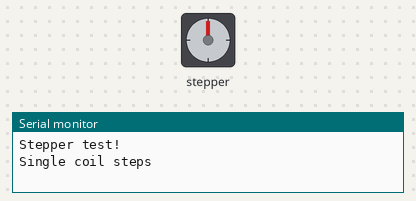
The sketch below on a simulated Arduino Uno, built with avr-gcc and run on an emulated ATmega328P. On the bench: stepper motor, the last lines printed to the serial monitor. Stepper angles assume 2052 steps per turn.

Above: at 0.15 s.
At 9.89 s:
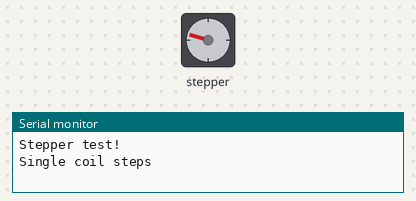
At 19.95 s:
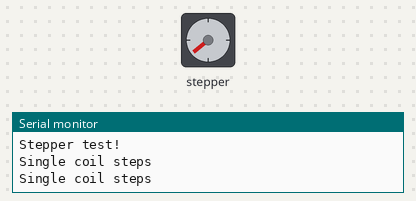
At 39.65 s:
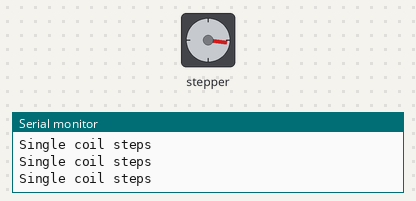
Timing chart, 0 to 40.0 s (numbered marks = the images above):
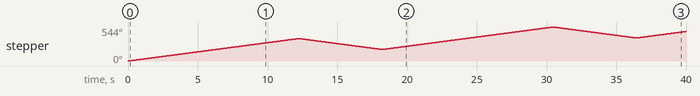

Measured:
- by itself, stepper: turns 359° clockwise in 12.2 s, then 175° counter-clockwise in 5.9 s, then 360° clockwise in 12.2 s, then 175° counter-clockwise in 5.9 s, and so on

The sketch:

StepperExptWithShield.ino
```cpp
/*
This is a test sketch for the Adafruit assembled Motor Shield for Arduino v2
It won't work with v1.x motor shields! Only for the v2's with built in PWM
control

For use with the Adafruit Motor Shield v2
---->	http://www.adafruit.com/products/1438
*/


#include <Wire.h>
#include <Adafruit_MotorShield.h>
#include "utility/Adafruit_PWMServoDriver.h"

// Create the motor shield object with the default I2C address
Adafruit_MotorShield AFMS = Adafruit_MotorShield();
// Or, create it with a different I2C address (say for stacking)
// Adafruit_MotorShield AFMS = Adafruit_MotorShield(0x61);

// Connect a stepper motor with 200 steps per revolution (1.8 degree)
// to motor port #2 (M3 and M4)
Adafruit_StepperMotor *myMotor = AFMS.getStepper(2052, 2);


void setup() {
  Serial.begin(9600);           // set up Serial library at 9600 bps
  Serial.println("Stepper test!");

  AFMS.begin();  // create with the default frequency 1.6KHz
  //AFMS.begin(1000);  // OR with a different frequency, say 1KHz

 myMotor->setSpeed(5);  // 10 rpm
}

void loop() {
  Serial.println("Single coil steps");
  myMotor->step(2052, FORWARD, SINGLE);
  myMotor->step(1000, BACKWARD, SINGLE);

/*
  Serial.println("Double coil steps");
  myMotor->step(100, FORWARD, DOUBLE);
  myMotor->step(100, BACKWARD, DOUBLE);

  Serial.println("Interleave coil steps");
  myMotor->step(100, FORWARD, INTERLEAVE);
  myMotor->step(100, BACKWARD, INTERLEAVE);

  Serial.println("Microstep steps");
  myMotor->step(50, FORWARD, MICROSTEP);
  myMotor->step(50, BACKWARD, MICROSTEP);*/
}
```
